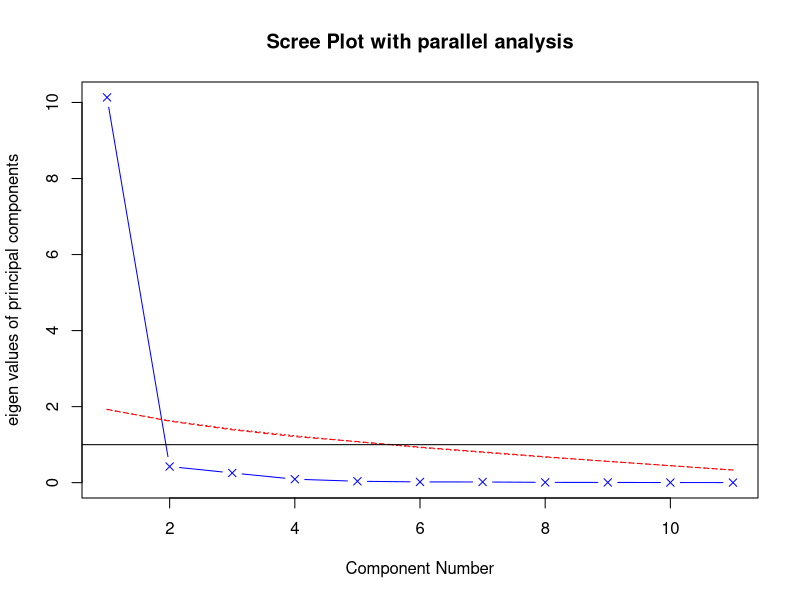
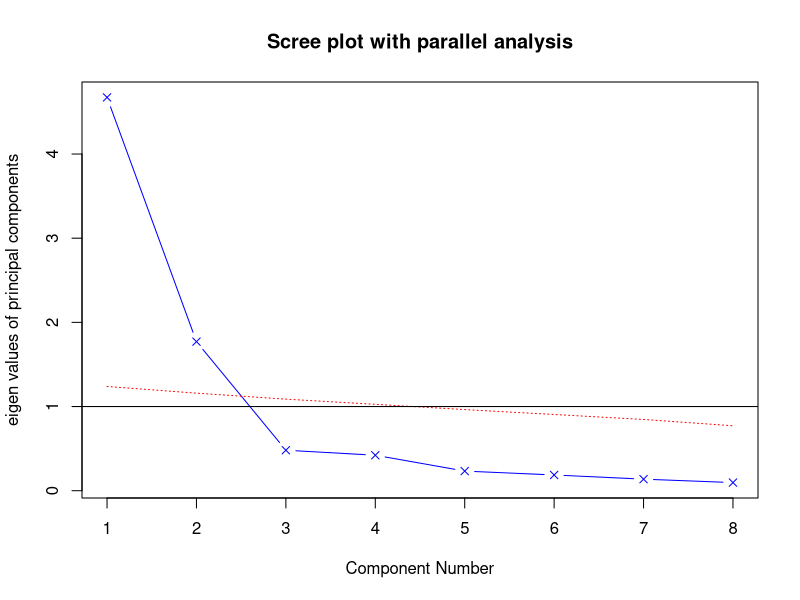
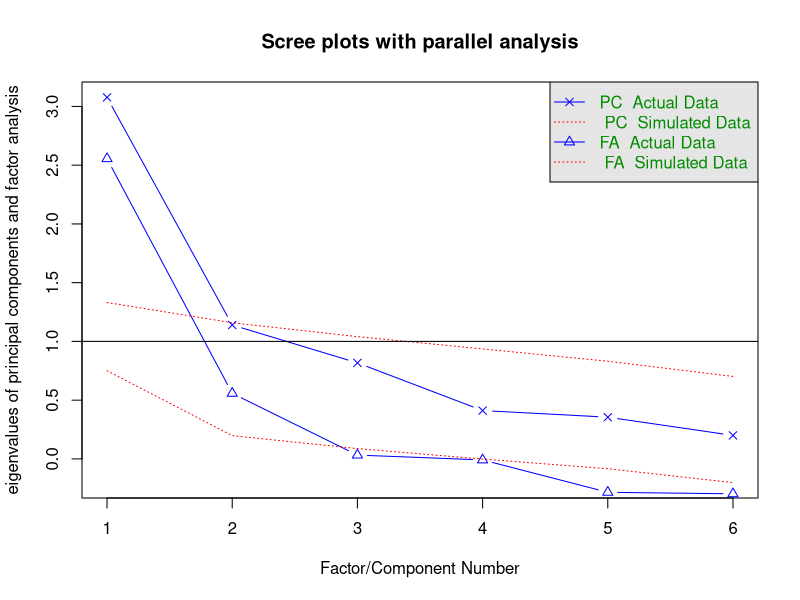
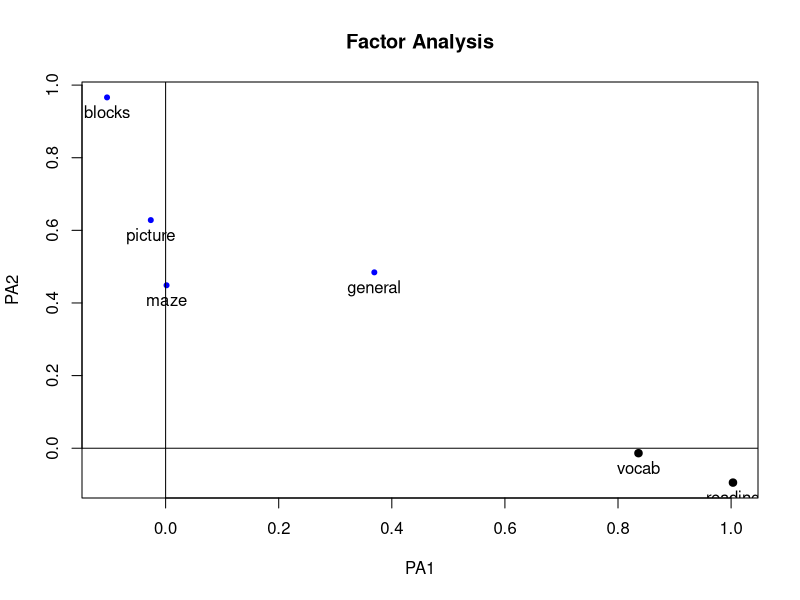
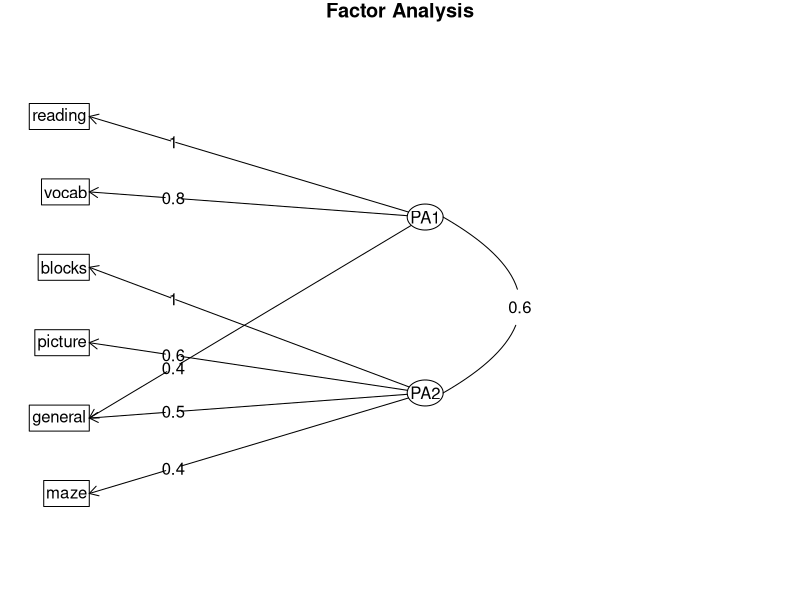

Generate these figures, in order, with R:
#--------------------------------------------#
# R in Action (2nd ed): Chapter 14           #
# Principal components and factor analysis   #
# requires package psych                     #
# install.packages("psych")                  #
#--------------------------------------------#

par(ask=TRUE)
set.seed(1234) # make results reproducible


# Listing 14.1 - Principal components analysis of US Judge Ratings
library(psych)

## take components with eugenes greater than 1
fa.parallel(USJudgeRatings[,-1], fa="pc", n.iter=100,
            show.legend = FALSE, main= "Scree Plot with parallel analysis")

pc <- principal(USJudgeRatings[,-1], nfactors=1)
pc


# Principal components analysis Harman23.cor data
library(psych)
fa.parallel(Harman23.cor$cov, n.obs=302, fa="pc", n.iter=100,
            show.legend=FALSE, main="Scree plot with parallel analysis")

# Listing 14.2 - Principal components analysis of body measurements
library(psych)
PC <- principal(Harman23.cor$cov, nfactors=2, rotate="none")
PC

# Listing 14.3 - Principal components analysis with varimax rotation
rc <- principal(Harman23.cor$cov, nfactors=2, rotate="varimax")
rc


# Listing 14.4 - Obtaining componenet scores from raw data
library(psych)
pc <- principal(USJudgeRatings[,-1], nfactors=1, score=TRUE)
head(pc$scores)
cor(USJudgeRatings$CONT, pc$score)


# Listing 14.5 - Obtaining principal component scoring coefficients
library(psych)
rc <- principal(Harman23.cor$cov, nfactors=2, rotate="varimax")
round(unclass(rc$weights), 2)


## Exploratory factor analysis of ability.cov data

options(digits=2)
library(psych)
covariances <- ability.cov$cov
# convert covariances to correlations
correlations <- cov2cor(covariances)
correlations

# determine number of factors to extract
fa.parallel(correlations, n.obs=112, fa="both", n.iter=100,
            main="Scree plots with parallel analysis")


# Listing 14.6 - Principal axis factoring without rotation
fa <- fa(correlations, nfactors=2, rotate="none", fm="pa")
fa


# Listing 14.7 - Factor extraction with orthogonal rotation
fa.varimax <- fa(correlations, nfactors=2, rotate="varimax", fm="pa")
fa.varimax


# Listing 14.8 - Factor extraction with oblique rotation
fa.promax <- fa(correlations, nfactors=2, rotate="promax", fm="pa")
fa.promax

# calculate factor loading matrix
fsm <- function(oblique) {
  if (class(oblique)[2]=="fa" & is.null(oblique$Phi)) {
    warning("Object doesn't look like oblique EFA")
  } else {
    P <- unclass(oblique$loading)
    F <- P %*% oblique$Phi
    colnames(F) <- c("PA1", "PA2")
    return(F)
  }
}
fsm(fa.promax)

# plot factor solution
factor.plot(fa.promax, labels=rownames(fa.promax$loadings))
fa.diagram(fa.promax, simple=FALSE)

# factor scores
fa.promax$weights


